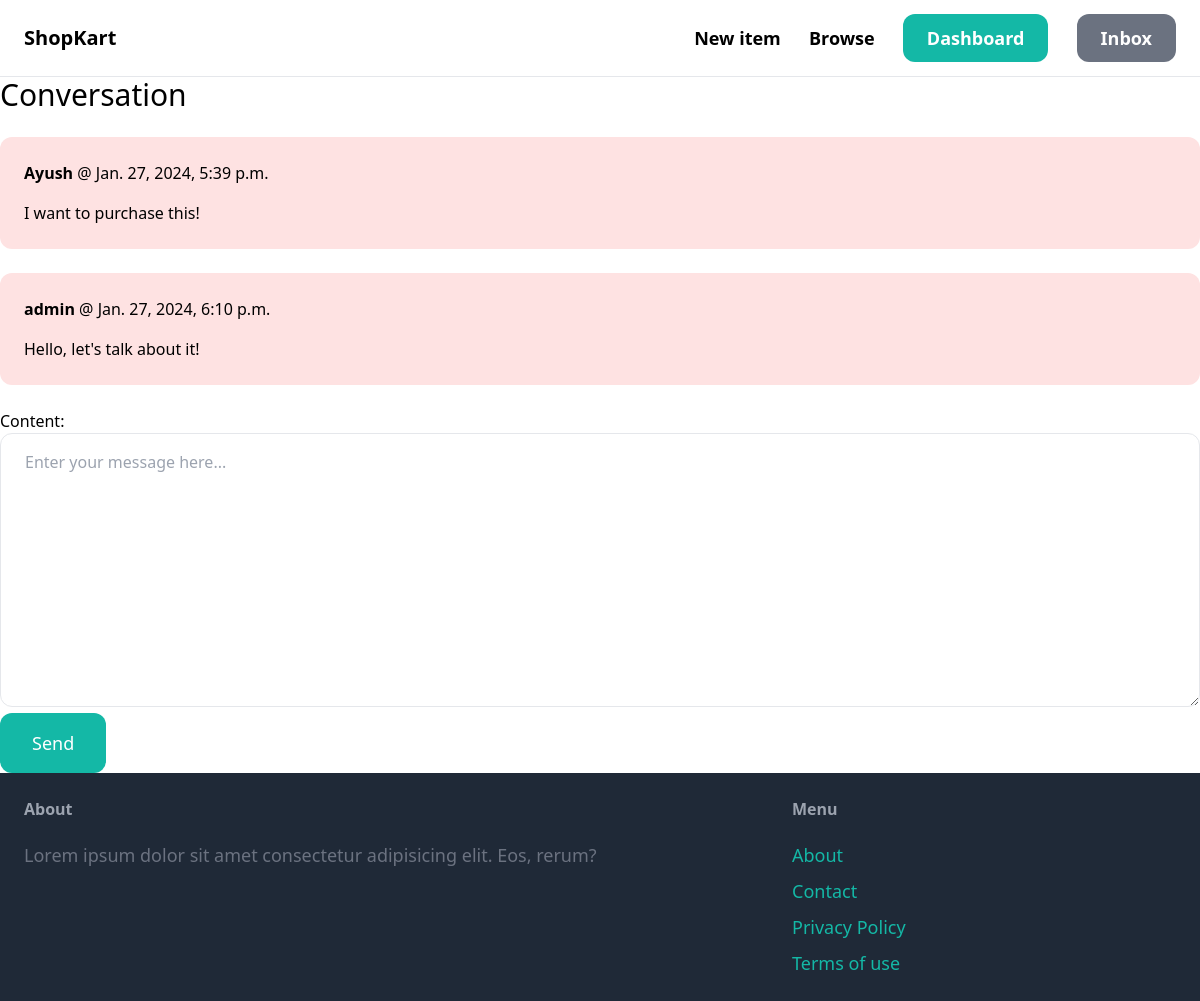
Screenshot of /inbox/1/ (signed in) with the database file from the repository.
### conversation/models.py (models this page shows)
class ConversationMessage(models.Model):
    conversation = models.ForeignKey(Conversation, related_name = 'messages', on_delete = models.CASCADE)
    content = models.TextField()
    created_at = models.DateTimeField(auto_now_add=True)
    created_by = models.ForeignKey(User, related_name = 'created_messages', on_delete = models.CASCADE)

### conversation/views.py (the view)
# urls.py: path('<int:pk>/', views.detail, name='detail'),
@login_required
def detail(request, pk):
    conversation = get_object_or_404(Conversation, pk=pk, members=request.user)
    if request.method == 'POST':
        form = ConversationMessageForm(request.POST)
        if form.is_valid():
            conversation_message = form.save(commit=False)
            conversation_message.conversation = conversation
            conversation_message.created_by = request.user
            conversation_message.save()
            conversation.save()
            return redirect('conversation:detail', pk=pk)
    else:
        form = ConversationMessageForm
    return render(request, 'conversation/detail.html', {
        'conversation': conversation,
        'form': form,
    })

### conversation/templates/conversation/detail.html (shortened to what this page needs)
{% extends 'core/base.html' %}
{% block content %}
<h1 class="mb-6 text-3xl">Conversation</h1>
<div class="space-y-6">
    {% for message in conversation.messages.all %}
        <div class="p-6 flex {% if message.created_b == request.user %}bg-blue-100 {% else %}bg-red-100{% endif %} rounded-xl">
            <div>
                <p class="mb-4">
                    <strong>{{ message.created_by.username }}</strong> @ {{ message.created_at }}
                </p>
                <p>{{ message.content }}</p>
            </div>
        </div>
    {% endfor %}
</div>
<form action="." method="post" class="mt-6">
    {{ form.as_p }}
    <button class="py-4 px-8 text-lg bg-teal-500 hover:bg-teal-700 rounded-xl text-white">
        Send
    </button>
</form>
{% endblock %}

### rows the page displays
ConversationMessage: created_by.username "Ayush", created_at "Jan. 27, 2024, 5:39 p.m.", content "I want to purchase this!"
ConversationMessage: created_by.username "admin", created_at "Jan. 27, 2024, 6:10 p.m.", content "Hello, let's talk about it!"
